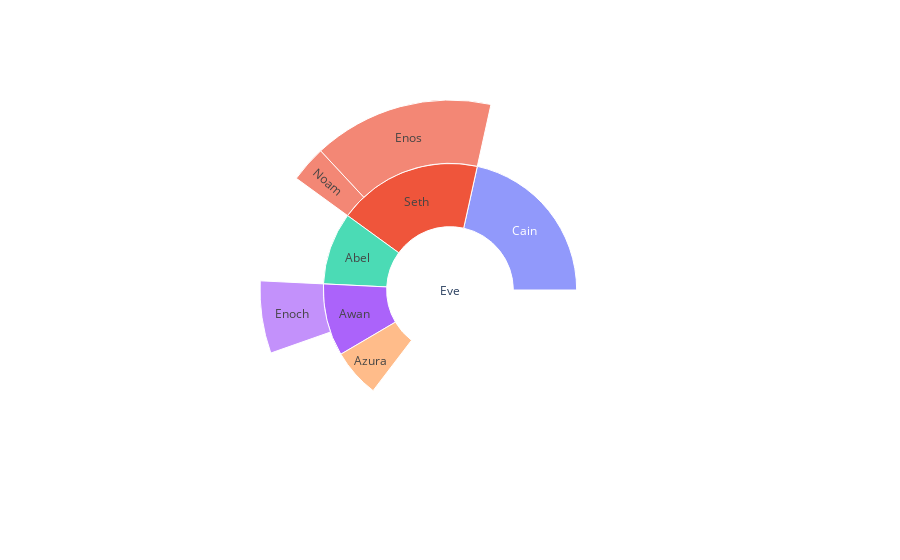

Write notebook code for a chart like this one.
### Code cell
fig = go.Figure(go.Sunburst(
  labels = ["Eve", "Cain", "Seth", "Enos", "Noam", "Abel", "Awan", "Enoch", "Azura"],
  parents = ["", "Eve", "Eve", "Seth", "Seth", "Eve", "Eve", "Awan", "Eve"],
  values = [65, 14, 12, 10, 2, 6, 6, 4, 4],
  branchvalues = 'total'
    
))

fig

### Figure 1 — Plotly figure (JSON) as saved in the notebook; plotly's stock layout.template omitted (floating-point values rounded to 4 significant figures)
{"data": [{"branchvalues": "total", "labels": ["Eve", "Cain", "Seth", "Enos", "Noam", "Abel", "Awan", "Enoch", "Azura"], "parents": ["", "Eve", "Eve", "Seth", "Seth", "Eve", "Eve", "Awan", "Eve"], "type": "sunburst", "values": [65, 14, 12, 10, 2, 6, 6, 4, 4]}], "layout": {}}
